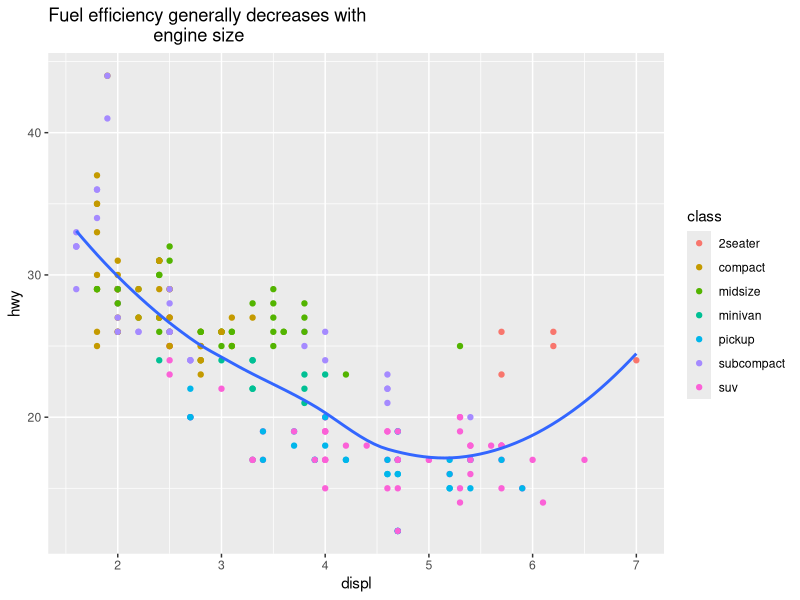
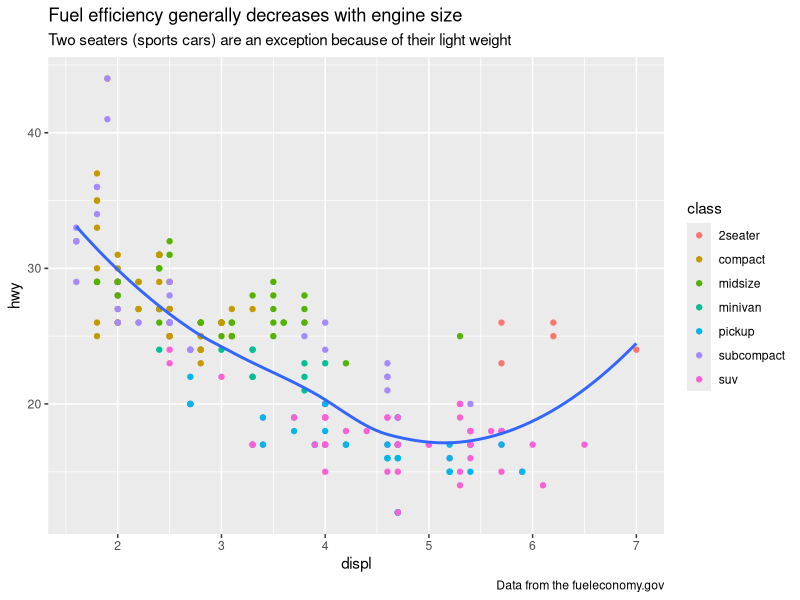
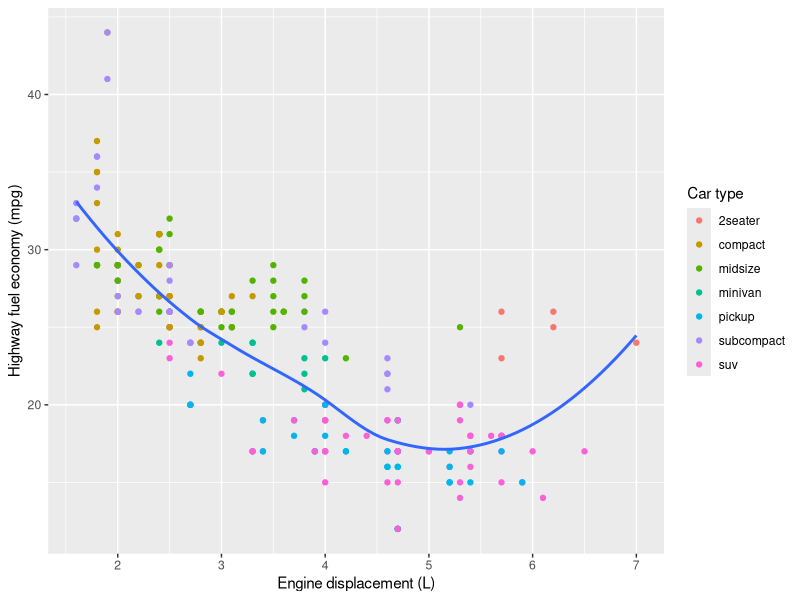
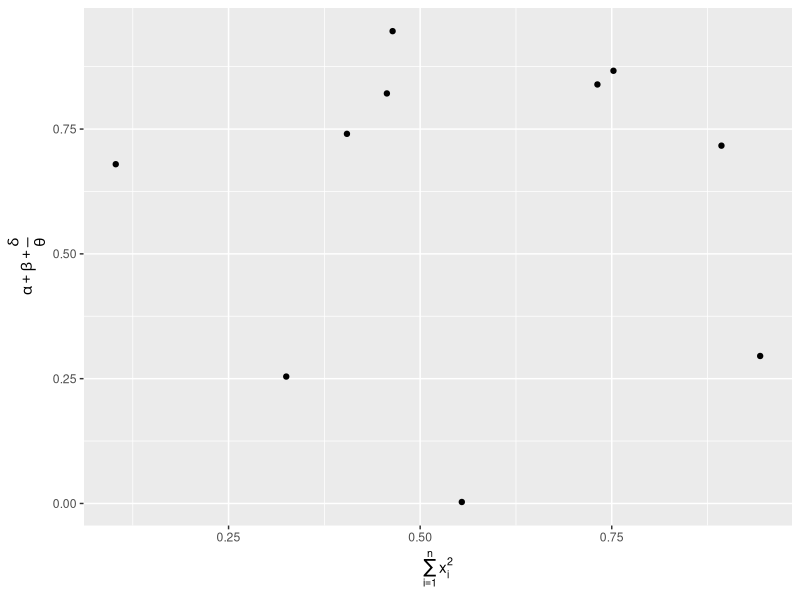
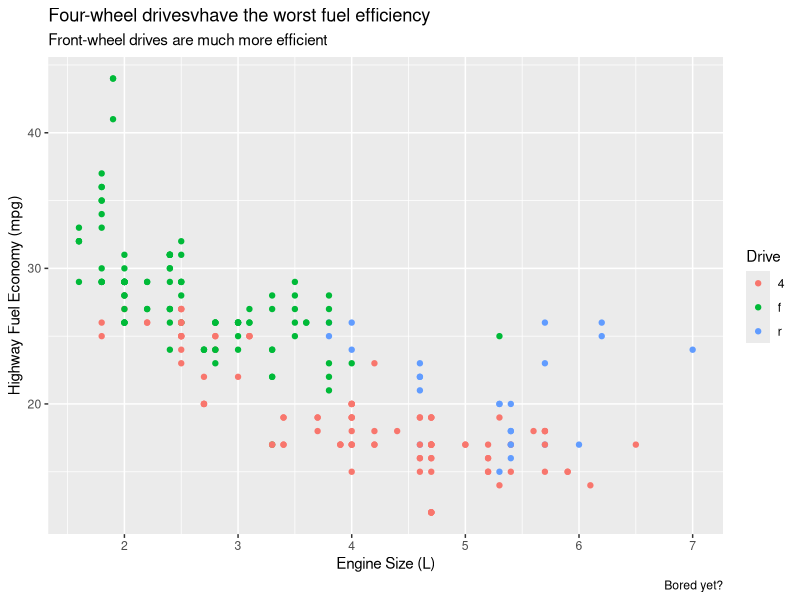
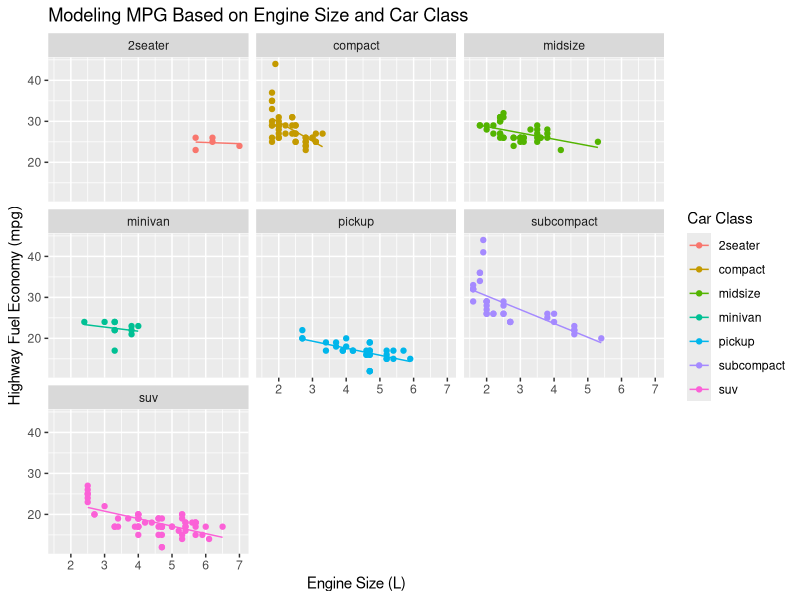
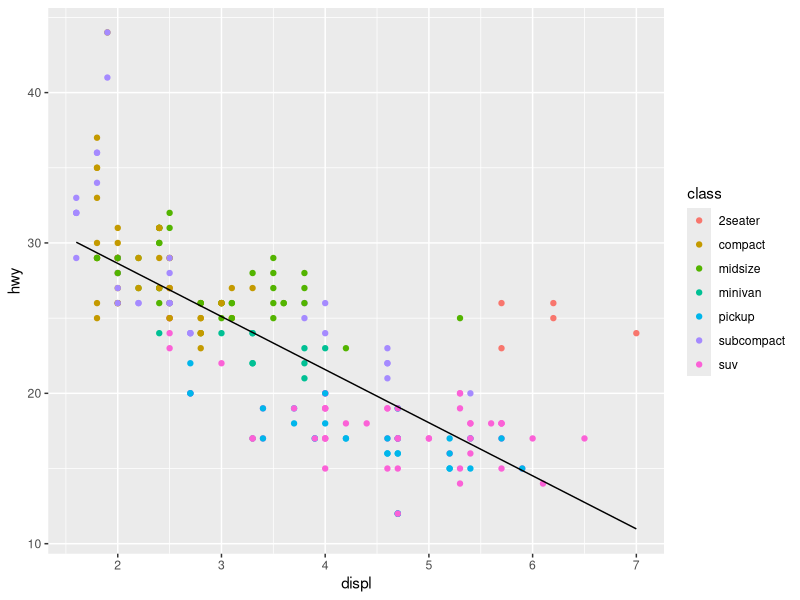
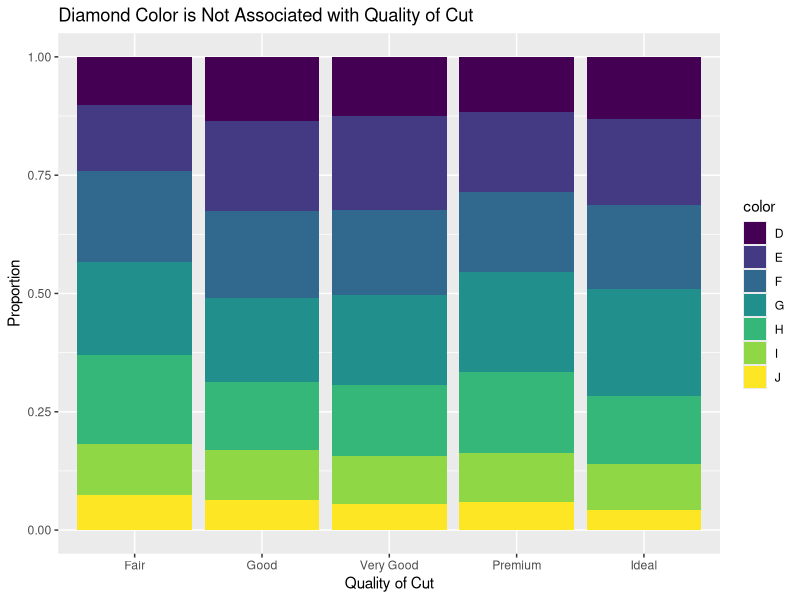

These figures' R source, in order: (Note: this script raises an error after producing the figures.)
# Notes from R FOR DATA SCIENCE,
# an O'Reilly guide by Hadley Wickham and Garrett Grolemund
# Availible online at http://r4ds.had.co.nz/
# PART FIVE: Communicate
# CHapter 22: Graphics for Communication with ggplot2

library(tidyverse)
library(modelr)

############### Label ############### 
# add labels with labs()
ggplot(mpg, aes(displ, hwy)) +
  geom_point(aes(color = class)) +
  geom_smooth(se = FALSE) +
  labs(title = paste("Fuel efficiency generally decreases with 
                     engine size")
  )

# Avoid titles that just descibe what the plot is, rather that summarize main findings

# if you need to add more text, theres other useful labels:
# subtitle adds additional detail in a smaller font beneath the title
# caption adds text at the bottom right of the plot, often used to descibe source of data
ggplot(mpg, aes(displ, hwy)) +
  geom_point(aes(color = class)) +
  geom_smooth(se = FALSE) +
  labs(title = paste("Fuel efficiency generally decreases with",
                     "engine size"),
       subtitle = paste("Two seaters (sports cars) are an exception",
                        "because of their light weight"),
       caption = "Data from the fueleconomy.gov"
       )

# Can use labs() to replace axis and legend titles. Usually a good idea to replace
# short var names wiht more deatiled descriptions and use units
ggplot(mpg, aes(displ, hwy)) +
  geom_point(aes(color = class)) +
  geom_smooth(se = FALSE) +
  labs(x = "Engine displacement (L)",
       y = "Highway fuel economy (mpg)",
       color = "Car type")

# possible to use mathematical equations instead of text strings
# just switch out "" for quote() and read about the availible options in
?plotmath
df <- tibble(x = runif(10),
             y = runif(10))
ggplot(df, aes(x, y)) +
  geom_point() +
  labs(x = quote(sum(x[i] ^ 2, i == 1, n)),
       y = quote(alpha + beta + frac(delta, theta)))

# Exercises
# 1
str(mpg)
ggplot(mpg, aes(displ, hwy, color = drv)) +
  geom_point() +
  labs(title = "Four-wheel drivesvhave the worst fuel efficiency",
       subtitle = "Front-wheel drives are much more efficient",
       x = "Engine Size (L)",
       y = "Highway Fuel Economy (mpg)",
       color = "Drive",
       caption = "Bored yet?")

# 2
mod1 <- lm(hwy ~ displ * class, data = mpg)

mpg %>% 
  add_predictions(mod1) %>% 
  ggplot(aes(x = displ)) +
    geom_point(aes(y = hwy, color = class)) +
    geom_line(aes(y = pred, group = class, color = class)) +
    facet_wrap(~class) +
    labs(title = "Modeling MPG Based on Engine Size and Car Class",
         x = "Engine Size (L)",
         y = "Highway Fuel Economy (mpg)",
         color = "Car Class")

mod2 <- lm(hwy ~ displ, data = mpg)

mpg %>% 
  add_predictions(mod2) %>% 
  ggplot(aes(x = displ)) +
  geom_point(aes(y = hwy, color = class)) +
  geom_line(aes(y = pred))

# 3
ggplot(data = diamonds) +
  geom_bar(mapping = aes(x = cut, fill = color), position = "fill") +
  labs(title = "Diamond Color is Not Associated with Quality of Cut",
       x = "Quality of Cut",
       y = "Proportion",
       color = "af") # overwritten with this type of graph I guess

############ Annotations ############ 
# often useful to label individual obs or groups of obs
# geom_text() is similar to geom_point() but has an additional aesthetic: label
# two possible sources of labels:
# 1) might have tibble that provides labels:
best_in_class <- mpg %>% group_by(class) %>% 
  filter(rank(desc(hwy), ties.method = "first") == 1) %>% 

# print(n = nrow(.)) when piping to print all crows of a tibble

ggplot(mpg, aes(displ, hwy)) +
  geom_point(aes(color = class)) +
  geom_text(aes(label = model), data = best_in_class)

# can make things easier to read with geom_label()
ggplot(mpg, aes(displ, hwy)) +
  geom_point(aes(color = class)) +
  geom_label(aes(label = model),
             data = best_in_class,
             nudge_y = 2, 
             alpha = 0.5)

# to avoid labels overlapping can use ggrepel package
ggplot(mpg, aes(displ, hwy)) +
  geom_point(aes(color = class)) +
  geom_point(size = 3, shape = 1, data = best_in_class) +
  ggrepel::geom_label_repel(aes(label = model),
                            data = best_in_class)

# can sometimes highligth individual data points to replace the legend with labels directly on
# plot: theme(legend.position = "none") turns legend off

class_avg <- mpg %>% 
  group_by(class) %>% 
  summarize(displ = median(displ),
            hwy = median(hwy))
ggplot(mpg, aes(displ, hwy, color = class)) +
  ggrepel::geom_label_repel(aes(label = class),
                            data = class_avg,
                            size = 6,
                            label.size = 0,
                            segment.color = NA) +
  geom_point() +
  theme(legend.position = "none")

# might just want to add a single label to the plot, but still need to create a df
# want label in corner of plot, can create df with summarize to compute max x and y
label <- mpg %>% 
  summarize(displ = max(displ),
            hwy = max(hwy),
            label = paste("Increasing engine size is \nrelated to",
                          "decreasing fuel economy"))
ggplot(mpg, aes(displ, hwy)) +
  geom_point() +
  geom_text(aes(label = label),
            data = label,
            vjust = "top",
            hjust = "right")

# if you want text exactl on the borders of plot, can use -Inf and Inf
label <- tibble(displ = Inf, hwy = Inf,
                label = paste("blah blah"))
ggplot(mpg, aes(displ, hwy)) +
  geom_point() +
  geom_text(aes(label = label),
            data = label,
            vjust = "top",
            hjust = "right")


# can also use str_wrap() to cut off at a certain num of charaters instead of using \n
"blah blah blah blah blah bah" %>% stringr::str_wrap(width = 20) %>% 
  writeLines()

# OTHER USEFUL ggplot2 ANNOTATION FUNCTIONS
# geom_hline() and geom_vline() add reference lines. Can make them think( size = 2) and white
#   color = white
# geom_rect() draws a rectangle around points of interest
# geom_segment() with arrow arg to draw attention to a point with an arrow

# Exercises
ggplot(mpg, aes(displ, hwy)) +
  geom_point() +
  geom_text(aes(label = label),
            data = label,
            vjust = "top",
            hjust = "right") +
  geom_text(aes(-displ, -hwy, label = label),
            data = label,
            vjust = "bottom",
            hjust = "left") +
  geom_text(aes(-displ, hwy, label = label),
            data = label,
            vjust = "top",
            hjust = "left") +
  geom_text(aes(displ, -hwy, label = label),
            data = label,
            vjust = "bottom",
            hjust = "right")

################### Scales ################### 
# normally scales are automatic
ggplot(mpg, aes(displ, hwy)) +
  geom_point(aes(color = class))

# ggplot2 automatically adds default scales behind the scenes
ggplot(mpg, aes(displ, hwy)) +
  geom_point(aes(color = class)) +
  scale_x_continuous() +
  scale_y_continuous() +
  scale_color_discrete()

# Override to: tweak some parameters of default scale change axis breaks, or key labels)
# to replace scale totally and use different algorithm

# AXIS TICKS AND LEGEND KEYS
# two primary args: breaks, labels
# breaks controls position of ticks or values associated with the keys
# labels controls text label associatied with each tick/key

# most common use of breaks is to override default choice:
ggplot(mpg, aes(displ, hwy)) +
  geom_point() +
  scale_y_continuous(breaks = seq(15, 40, by = 5))

# can apply labels in the same way (char vector the same lengths as breaks), can also set to NULL
# to supress labels altogether
ggplot(mpg, aes(displ, hwy)) +
  geom_point() +
  scale_x_continuous(labels = NULL) +
  scale_y_continuous(labels = NULL)

# can also use breaks and labels to control the appearance of legends

# another use of breaks is when you have relatively few data points and want to highlight exactly
# where the obs occur
presidential %>% 
  mutate(id = 33 + row_number()) %>% 
  ggplot(aes(start, id)) +
    geom_point() +
    geom_segment(aes(xend = end, yend = id)) +
    scale_x_date(NULL, breaks = presidential$start, date_labels = "'%y")

# date_labels take format specifcation in the same form as parse_datetime()
# date_breaks takes a string like "2 days" or "1 month"

# LEGEND LAYOUT
# to control overall position of legend, need to use theme() setting (control nondata parts of plot)
# legend.position controls where legend is drawn:
base <- ggplot(mpg, aes(displ, hwy)) +
  geom_point(aes(color = class))

base + theme(legend.position = "left")
base + theme(legend.position = "top")
base + theme(legend.position = "bottom")
base + theme(legend.position = "right")
base + theme(legend.position = "none")

# to control display of indiv legends, use guides() along with guide_legend() or guide_colorbar()
ggplot(mpg, aes(displ, hwy)) +
  geom_point(aes(color = class)) +
  geom_smooth(se = FALSE) +
  theme(legend.position = "bottom") +
  guides(color = guide_legend(nrow = 1,
                               override.aes = list(size = 4)))

# REPLACING A SCALE
ggplot(diamonds, aes(carat, price)) +
  geom_bin2d()
ggplot(diamonds, aes(log10(carat), log10(price))) +
  geom_bin2d()

# instead of doing transformation in the aesthetic mapping, can do it in scale
ggplot(diamonds, aes(carat, price)) +
  geom_bin2d() +
  scale_x_log10(breaks = c(0, 0.25, 0.5, 1L, 1.5, 2L, 3L, 4L)) +
  scale_y_log10()

#can customize color scales
ggplot(mpg, aes(displ, hwy)) +
  geom_point(aes(color = drv))

ggplot(mpg, aes(displ, hwy)) +
  geom_point(aes(color = drv)) +
  scale_color_brewer(palette = "Set1")

# can add redundant shape mapping to ensure interpretable black and white
ggplot(mpg, aes(displ, hwy)) +
  geom_point(aes(color = drv, shape = drv)) +
  scale_color_brewer(palette = "Set1")

# ColorBrewers scales are online, RColorBrewer

# when you have a predefineed mapping b/w values and colors, use scale_color_manual()
presidential %>% 
  mutate(id = 33 + row_number()) %>% 
  ggplot(aes(start, id, color = party)) +
    geom_point() +
  geom_segment(aes(xend = end, yend = id)) +
  scale_color_manual(values = c(Republican = "red", Democratic = "blue"))

# for continuous color, can use scale_color_gradient() or scale_fill_gradient()
# for diverging scale, use scale_color_gradient2()
# scale_color_viridis() (from viridis package) is continuous analog of ColorBrewer
df <- tibble(x = rnorm(10000),
             y = rnorm(10000))
ggplot(df, aes(x, y)) +
  geom_hex() +
  coord_fixed()

ggplot(df, aes(x, y)) +
  geom_hex() +
  viridis::scale_fill_viridis() +
  coord_fixed()

# Exercises
# 1
ggplot(df, aes(x, y)) +
  geom_hex() +
  scale_fill_gradient(low = "white", high = "red") + # scale_color_ is for points/lines,
  coord_fixed()                                      # scale_fill_ is for shapes/bars

# 3
presidential2 <- presidential %>% 
  mutate(id = 33 + row_number(),
         name = stringr::str_c(name, " (", as.character(id), ")")) 

presidential2 %>% 
  ggplot(aes(start, id, color = party)) +
  geom_point() +
  geom_segment(aes(xend = end, yend = id)) +
  scale_color_manual(values = c(Republican = "red", Democratic = "blue")) +
  scale_y_continuous(breaks = seq(34, 44, by = 1), 
                     labels = presidential2$name) +
  scale_x_date(NULL, breaks = presidential2$start, date_labels = "'%y") +
  labs(y = "Presidential Number")

presidential2 %>% 
  ggplot(aes(start, id, color = party)) +
  geom_point() +
  geom_segment(aes(xend = end, yend = id)) +
  scale_color_manual(values = c(Republican = "red", Democratic = "blue")) +
  scale_y_continuous(breaks = seq(34, 44, by = 1), 
                     labels = presidential2$name) +
  scale_x_date(NULL, breaks = seq(1952, 2018, by = 4), date_labels = "'%y") +
  labs(y = "Presidential Number")

################### Zooming ################### 
# best to use coor_cartesian() to zoom in on a region
ggplot(mpg, mapping = aes(displ, hwy)) +
  geom_point(aes(color = class)) +
  geom_smooth(se = FALSE) +
  coord_cartesian(xlim = c(5, 7),
                  ylim = c(10, 30))
# vs
mpg %>% 
  filter(displ >= 5, displ <= 7, hwy >= 10, hwy <= 30) %>% 
  ggplot(aes(displ, hwy)) +
  geom_point(aes(color = class)) +
  geom_smooth(se = FALSE) # smooth line here is wrong

suv <- mpg %>% filter(class == "suv")
compact <- mpg %>% filter(class == "compact")

# sometimes better to extend range to compare two subsetted graphs
ggplot(suv, aes(displ, hwy, color = drv)) +
  geom_point()
ggplot(compact, aes(displ, hwy, color = drv)) +
  geom_point()

# share scles across multiple plots
x_scale <- scale_x_continuous(limits = range(mpg$displ))
y_scale <- scale_y_continuous(limits = range(mpg$hwy))
col_scale <- scale_color_discrete(limits = unique(mpg$drv))

ggplot(suv, aes(displ, hwy, color = drv)) +
  geom_point() +
  x_scale +
  y_scale +
  col_scale
ggplot(compact, aes(displ, hwy, color = drv)) +
  geom_point() +
  x_scale +
  y_scale +
  col_scale

# alt, but not always best if you want to spread plots over multiple pages of a report
mpg %>% filter(class %in% c("suv", "compact")) %>% 
  ggplot(aes(displ, hwy, color = drv)) +
  geom_point() +
  x_scale +
  y_scale +
  col_scale +
  facet_wrap(~class)

# THEMES
basic <- ggplot(mpg, aes(displ, hwy)) +
  geom_point(aes(color = class)) +
  geom_smooth(se = FALSE)

basic
basic + theme_bw()
basic + theme_light()
basic + theme_classic()
basic + theme_linedraw()
basic + theme_dark()
basic + theme_minimal()
basic + theme_gray()
basic + theme_void()

# additional themes in ggthemes

# SAVING PLOTS
# can use ggsave() and knitr

# ggsave() saves most recent plot to disk. If you dont specify the height and width, it'll
# take the dimensions of the current plotting device, but this isnt reproducible
ggplot(mpg, aes(displ, hwy, color = class)) + geom_point()
ggsave("my-plot.pdf")

# FIGURE SIZING
# five options to control figure sizing: fig.width, fig.height, fig.asp, out.width, and out.height

# most aesthetically pleasing for plots to have a consistent width
# fig.width = 6 and fig.asp = 0.618 (golden ratio)

# out.width = "70%", fig.align = "center"

# to plot multiple plots in a single row, set out.width = "50%" for 2 plots, 33% for 3, 25% for 4
# set fig.align = "center

# if fig.width is larger than the size of the figure rendered, the text will be too small.
# IF fig.width is smaller, the test will be too big
